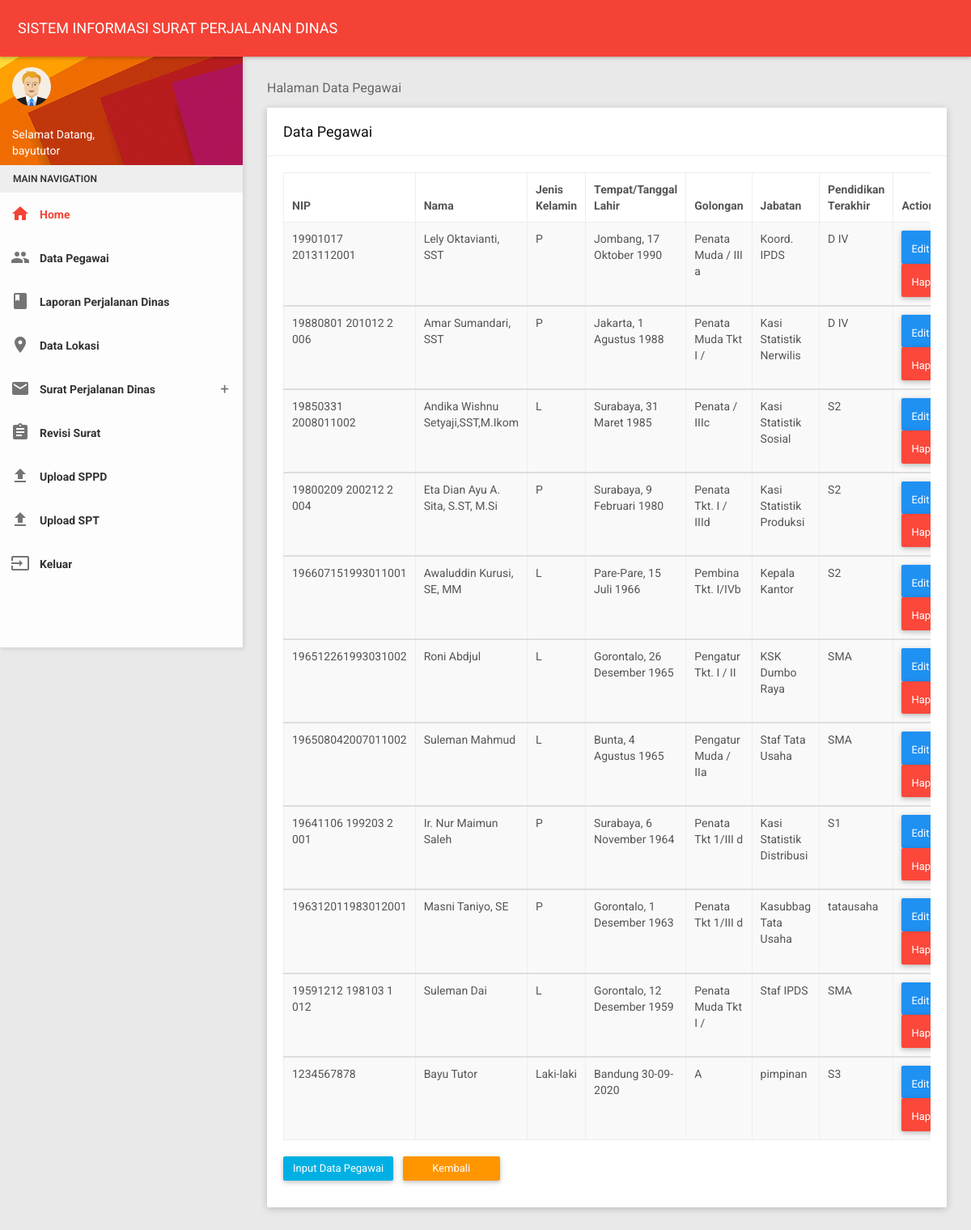
The page /tatausaha/pegawai.php (signed in) on the database its author committed.
### tables this page shows
CREATE TABLE `pegawai` (
  `nip` varchar(100) NOT NULL,
  `nama` varchar(50) NOT NULL,
  `jk` varchar(15) NOT NULL,
  `ttl` varchar(50) NOT NULL,
  `golongan` varchar(20) NOT NULL,
  `jabatan` varchar(30) NOT NULL,
  `pd` varchar(30) NOT NULL,
  `username` varchar(30) NOT NULL,
  `password` varchar(32) NOT NULL,
  `hak_akses` varchar(10) NOT NULL
);

### tatausaha/pegawai.php (the view, shortened to what this page needs)
<?php
include '../tampilan/atastata.php';
?>
    <section class="content">
        <div class="container-fluid">
            <div class="block-header">
                <h2>Halaman Data Pegawai</h2>
            </div>
            <div class="row clearfix">
                <div class="col-lg-12 col-md-12 col-sm-12 col-xs-12">
                    <div class="card">
                        <div class="header">
                            <h2>
                                Data Pegawai
                            </h2>
                        </div>
                        <div class="body">
                            <div class="table-responsive">
                                <table class="table table-bordered table-striped table-hover dataTable js-exportable">
                                    <thead>
                                        <tr>
                                            <th>NIP</th>
                                            <th>Nama</th>
                                            <th>Jenis Kelamin</th>
                                            <th>Tempat/Tanggal Lahir</th>
                                            <th>Golongan</th>
                                            <th>Jabatan</th>
                                            <th>Pendidikan Terakhir</th>
                                            <th>Action</th>
                                        </tr>
                                    </thead>
                                     <?php
                   			 $tampil=mysqli_query($conn, "SELECT * from pegawai order by nip desc");
                   			 while($data=mysqli_fetch_array($tampil)){
                    			?>
                                     <tbody>
                                        <tr>
                                            <td><?php echo $data['nip']; ?></td>
                                            <td><?php echo $data['nama']; ?></td>
                                            <td><?php echo $data['jk']; ?></td>
                                            <td><?php echo $data['ttl']; ?></td>
                                            <td><?php echo $data['golongan']; ?></td>
                                            <td><?php echo $data['jabatan']; ?></td>
                                            <td><?php echo $data['pd']; ?></td>
                        <td><a  class="btn btn-primary waves-effect" href="editp.php?hal=edit&kd=<?php echo $data['nip'];?>"><i class="fa fa-edit"></i> Edit</a>
                        <a class="btn btn-danger waves-effect" href="hapusp.php?hal=hapus&kd=<?php echo $data['nip'];?>"><i class="fa fa-wrench"></i> Hapus</a></td>
                                        </tr>
                                            <?php
             								 }
            							  ?>
                                      </tbody>
                                </table>
                            </div>
                            <div class="button-demo">
                      <a href="inputp.php" type="button" class="btn btn-info waves-effect">Input Data Pegawai</a>
                      <a href="index.php" type="button" class="btn btn-warning waves-effect">Kembali</a>
                            </div>
                        </div>
                    </div>
                </div>
            </div>
            </div>
    </section>
  <?php
  include '../tampilan/footer.php';
?>

### rows shown on the page
pegawai: nip "19901017 2013112001", nama "Lely Oktavianti, SST", jk "P", ttl "Jombang, 17 Oktober 1990", golongan "Penata Muda / III a", jabatan "Koord. IPDS", pd "D IV"
pegawai: nip "19880801 201012 2 006", nama "Amar Sumandari, SST", jk "P", ttl "Jakarta, 1 Agustus 1988", golongan "Penata Muda Tkt I /", jabatan "Kasi Statistik Nerwilis", pd "D IV"
pegawai: nip "19850331 2008011002", nama "Andika Wishnu Setyaji,SST,M.Ikom", jk "L", ttl "Surabaya, 31 Maret 1985", golongan "Penata / IIIc", jabatan "Kasi Statistik Sosial", pd "S2"
pegawai: nip "19800209 200212 2 004", nama "Eta Dian Ayu A. Sita, S.ST, M.Si", jk "P", ttl "Surabaya, 9 Februari 1980", golongan "Penata Tkt. I / IIId", jabatan "Kasi Statistik Produksi", pd "S2"
pegawai: nip "196607151993011001", nama "Awaluddin Kurusi, SE, MM", jk "L", ttl "Pare-Pare, 15 Juli 1966", golongan "Pembina Tkt. I/IVb", jabatan "Kepala Kantor", pd "S2"
pegawai: nip "196512261993031002", nama "Roni Abdjul", jk "L", ttl "Gorontalo, 26 Desember 1965", golongan "Pengatur Tkt. I / II", jabatan "KSK Dumbo Raya", pd "SMA"
pegawai: nip "196508042007011002", nama "Suleman Mahmud", jk "L", ttl "Bunta, 4 Agustus 1965", golongan "Pengatur Muda / IIa", jabatan "Staf Tata Usaha", pd "SMA"
pegawai: nip "19641106 199203 2 001", nama "Ir. Nur Maimun Saleh", jk "P", ttl "Surabaya, 6 November 1964", golongan "Penata Tkt 1/III d", jabatan "Kasi Statistik Distribusi", pd "S1"
pegawai: nip "196312011983012001", nama "Masni Taniyo, SE", jk "P", ttl "Gorontalo, 1 Desember 1963", golongan "Penata Tkt 1/III d", jabatan "Kasubbag Tata Usaha", pd "tatausaha"
pegawai: nip "19591212 198103 1 012", nama "Suleman Dai", jk "L", ttl "Gorontalo, 12 Desember 1959", golongan "Penata Muda Tkt I /", jabatan "Staf IPDS", pd "SMA"
pegawai: nip "1234567878", nama "Bayu Tutor", jk "Laki-laki", ttl "Bandung 30-09-2020", golongan "A", jabatan "pimpinan", pd "S3"

### other values the page prints
$_SESSION['username'] "bayututor"
